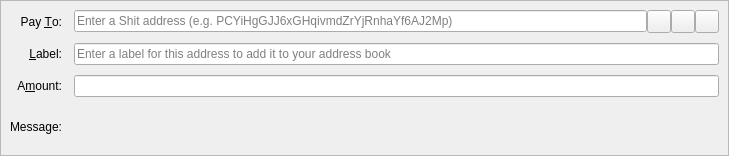
<?xml version="1.0" encoding="UTF-8"?>
<ui version="4.0">
 <class>SendCoinsEntry</class>
 <widget class="QStackedWidget" name="SendCoinsEntry">
  <property name="geometry">
   <rect>
    <x>0</x>
    <y>0</y>
    <width>729</width>
    <height>156</height>
   </rect>
  </property>
  <property name="focusPolicy">
   <enum>Qt::TabFocus</enum>
  </property>
  <property name="autoFillBackground">
   <bool>false</bool>
  </property>
  <widget class="QFrame" name="SendCoins">
   <property name="toolTip">
    <string>This is a normal payment.</string>
   </property>
   <property name="frameShape">
    <enum>QFrame::StyledPanel</enum>
   </property>
   <property name="frameShadow">
    <enum>QFrame::Sunken</enum>
   </property>
   <layout class="QGridLayout" name="gridLayout">
    <property name="horizontalSpacing">
     <number>12</number>
    </property>
    <property name="verticalSpacing">
     <number>10</number>
    </property>
    <item row="0" column="0">
     <widget class="QLabel" name="payToLabel">
      <property name="text">
       <string>Pay &amp;To:</string>
      </property>
      <property name="alignment">
       <set>Qt::AlignRight|Qt::AlignTrailing|Qt::AlignVCenter</set>
      </property>
      <property name="buddy">
       <cstring>payTo</cstring>
      </property>
     </widget>
    </item>
    <item row="0" column="1">
     <layout class="QHBoxLayout" name="payToLayout">
      <property name="spacing">
       <number>0</number>
      </property>
      <item>
       <widget class="QValidatedLineEdit" name="payTo">
        <property name="toolTip">
         <string>The Shit address to send the payment to</string>
        </property>
        <property name="inputMask">
         <string/>
        </property>
        <property name="placeholderText">
         <string>Enter a Shit address (e.g. PCYiHgGJJ6xGHqivmdZrYjRnhaYf6AJ2Mp)</string>
        </property>
       </widget>
      </item>
      <item>
       <widget class="QToolButton" name="addressBookButton">
        <property name="toolTip">
         <string>Choose previously used address</string>
        </property>
        <property name="text">
         <string/>
        </property>
        <property name="icon">
         <iconset resource="../shit.qrc">
          <normaloff>:/icons/address-book</normaloff>:/icons/address-book</iconset>
        </property>
        <property name="iconSize">
         <size>
          <width>16</width>
          <height>16</height>
         </size>
        </property>
        <property name="shortcut">
         <string>Alt+A</string>
        </property>
       </widget>
      </item>
      <item>
       <widget class="QToolButton" name="pasteButton">
        <property name="toolTip">
         <string>Paste address from clipboard</string>
        </property>
        <property name="text">
         <string/>
        </property>
        <property name="icon">
         <iconset resource="../shit.qrc">
          <normaloff>:/icons/editpaste</normaloff>:/icons/editpaste</iconset>
        </property>
        <property name="shortcut">
         <string>Alt+P</string>
        </property>
       </widget>
      </item>
      <item>
       <widget class="QToolButton" name="deleteButton">
        <property name="toolTip">
         <string>Remove this entry</string>
        </property>
        <property name="text">
         <string/>
        </property>
        <property name="icon">
         <iconset resource="../shit.qrc">
          <normaloff>:/icons/remove</normaloff>:/icons/remove</iconset>
        </property>
       </widget>
      </item>
     </layout>
    </item>
    <item row="1" column="0">
     <widget class="QLabel" name="labelLabel">
      <property name="text">
       <string>&amp;Label:</string>
      </property>
      <property name="alignment">
       <set>Qt::AlignRight|Qt::AlignTrailing|Qt::AlignVCenter</set>
      </property>
      <property name="buddy">
       <cstring>addAsLabel</cstring>
      </property>
     </widget>
    </item>
    <item row="1" column="1">
     <widget class="QLineEdit" name="addAsLabel">
      <property name="toolTip">
       <string>Enter a label for this address to add it to the list of used addresses</string>
      </property>
      <property name="inputMask">
       <string/>
      </property>
      <property name="placeholderText">
       <string>Enter a label for this address to add it to your address book</string>
      </property>
     </widget>
    </item>
    <item row="2" column="0">
     <widget class="QLabel" name="amountLabel">
      <property name="text">
       <string>A&amp;mount:</string>
      </property>
      <property name="alignment">
       <set>Qt::AlignRight|Qt::AlignTrailing|Qt::AlignVCenter</set>
      </property>
      <property name="buddy">
       <cstring>payAmount</cstring>
      </property>
     </widget>
    </item>
    <item row="2" column="1">
     <widget class="BitcoinAmountField" name="payAmount"/>
    </item>
    <item row="3" column="0">
     <widget class="QLabel" name="messageLabel">
      <property name="text">
       <string>Message:</string>
      </property>
      <property name="alignment">
       <set>Qt::AlignRight|Qt::AlignTrailing|Qt::AlignVCenter</set>
      </property>
     </widget>
    </item>
    <item row="3" column="1">
     <widget class="QLabel" name="messageTextLabel">
      <property name="toolTip">
       <string>A message that was attached to the Shit: URI which will be stored with the transaction for your reference. Note: This message will not be sent over the Shit network.</string>
      </property>
      <property name="textFormat">
       <enum>Qt::PlainText</enum>
      </property>
     </widget>
    </item>
   </layout>
  </widget>
  <widget class="QFrame" name="SendCoins_InsecurePaymentRequest">
   <property name="palette">
    <palette>
     <active>
      <colorrole role="WindowText">
       <brush brushstyle="SolidPattern">
        <color alpha="255">
         <red>0</red>
         <green>0</green>
         <blue>0</blue>
        </color>
       </brush>
      </colorrole>
      <colorrole role="Button">
       <brush brushstyle="SolidPattern">
        <color alpha="255">
         <red>255</red>
         <green>255</green>
         <blue>127</blue>
        </color>
       </brush>
      </colorrole>
      <colorrole role="Light">
       <brush brushstyle="SolidPattern">
        <color alpha="255">
         <red>255</red>
         <green>255</green>
         <blue>255</blue>
        </color>
       </brush>
      </colorrole>
      <colorrole role="Midlight">
       <brush brushstyle="SolidPattern">
        <color alpha="255">
         <red>255</red>
         <green>255</green>
         <blue>191</blue>
        </color>
       </brush>
      </colorrole>
      <colorrole role="Dark">
       <brush brushstyle="SolidPattern">
        <color alpha="255">
         <red>127</red>
         <green>127</green>
         <blue>63</blue>
        </color>
       </brush>
      </colorrole>
      <colorrole role="Mid">
       <brush brushstyle="SolidPattern">
        <color alpha="255">
         <red>170</red>
         <green>170</green>
         <blue>84</blue>
        </color>
       </brush>
      </colorrole>
      <colorrole role="Text">
       <brush brushstyle="SolidPattern">
        <color alpha="255">
         <red>0</red>
         <green>0</green>
         <blue>0</blue>
        </color>
       </brush>
      </colorrole>
      <colorrole role="BrightText">
       <brush brushstyle="SolidPattern">
        <color alpha="255">
         <red>255</red>
         <green>255</green>
         <blue>255</blue>
        </color>
       </brush>
      </colorrole>
      <colorrole role="ButtonText">
       <brush brushstyle="SolidPattern">
        <color alpha="255">
         <red>0</red>
         <green>0</green>
         <blue>0</blue>
        </color>
       </brush>
      </colorrole>
      <colorrole role="Base">
       <brush brushstyle="SolidPattern">
        <color alpha="255">
         <red>255</red>
         <green>255</green>
         <blue>255</blue>
        </color>
       </brush>
      </colorrole>
      <colorrole role="Window">
       <brush brushstyle="SolidPattern">
        <color alpha="255">
         <red>255</red>
         <green>255</green>
         <blue>127</blue>
        </color>
       </brush>
      </colorrole>
      <colorrole role="Shadow">
       <brush brushstyle="SolidPattern">
        <color alpha="255">
         <red>0</red>
         <green>0</green>
         <blue>0</blue>
        </color>
       </brush>
      </colorrole>
      <colorrole role="AlternateBase">
       <brush brushstyle="SolidPattern">
        <color alpha="255">
         <red>255</red>
         <green>255</green>
         <blue>191</blue>
        </color>
       </brush>
      </colorrole>
      <colorrole role="ToolTipBase">
       <brush brushstyle="SolidPattern">
        <color alpha="255">
         <red>255</red>
         <green>255</green>
         <blue>220</blue>
        </color>
       </brush>
      </colorrole>
      <colorrole role="ToolTipText">
       <brush brushstyle="SolidPattern">
        <color alpha="255">
         <red>0</red>
         <green>0</green>
         <blue>0</blue>
        </color>
       </brush>
      </colorrole>
     </active>
     <inactive>
      <colorrole role="WindowText">
       <brush brushstyle="SolidPattern">
        <color alpha="255">
         <red>0</red>
         <green>0</green>
         <blue>0</blue>
        </color>
       </brush>
      </colorrole>
      <colorrole role="Button">
       <brush brushstyle="SolidPattern">
        <color alpha="255">
         <red>255</red>
         <green>255</green>
         <blue>127</blue>
        </color>
       </brush>
      </colorrole>
      <colorrole role="Light">
       <brush brushstyle="SolidPattern">
        <color alpha="255">
         <red>255</red>
         <green>255</green>
         <blue>255</blue>
        </color>
       </brush>
      </colorrole>
      <colorrole role="Midlight">
       <brush brushstyle="SolidPattern">
        <color alpha="255">
         <red>255</red>
         <green>255</green>
         <blue>191</blue>
        </color>
       </brush>
      </colorrole>
      <colorrole role="Dark">
       <brush brushstyle="SolidPattern">
        <color alpha="255">
         <red>127</red>
         <green>127</green>
         <blue>63</blue>
        </color>
       </brush>
      </colorrole>
      <colorrole role="Mid">
       <brush brushstyle="SolidPattern">
        <color alpha="255">
         <red>170</red>
         <green>170</green>
         <blue>84</blue>
        </color>
       </brush>
      </colorrole>
      <colorrole role="Text">
       <brush brushstyle="SolidPattern">
        <color alpha="255">
         <red>0</red>
         <green>0</green>
         <blue>0</blue>
        </color>
       </brush>
      </colorrole>
      <colorrole role="BrightText">
       <brush brushstyle="SolidPattern">
        <color alpha="255">
         <red>255</red>
         <green>255</green>
         <blue>255</blue>
        </color>
       </brush>
      </colorrole>
      <colorrole role="ButtonText">
       <brush brushstyle="SolidPattern">
        <color alpha="255">
         <red>0</red>
         <green>0</green>
         <blue>0</blue>
        </color>
       </brush>
      </colorrole>
      <colorrole role="Base">
       <brush brushstyle="SolidPattern">
        <color alpha="255">
         <red>255</red>
         <green>255</green>
         <blue>255</blue>
        </color>
       </brush>
      </colorrole>
      <colorrole role="Window">
       <brush brushstyle="SolidPattern">
        <color alpha="255">
         <red>255</red>
         <green>255</green>
         <blue>127</blue>
        </color>
       </brush>
      </colorrole>
      <colorrole role="Shadow">
       <brush brushstyle="SolidPattern">
        <color alpha="255">
         <red>0</red>
         <green>0</green>
         <blue>0</blue>
        </color>
       </brush>
      </colorrole>
      <colorrole role="AlternateBase">
       <brush brushstyle="SolidPattern">
        <color alpha="255">
         <red>255</red>
         <green>255</green>
         <blue>191</blue>
        </color>
       </brush>
      </colorrole>
      <colorrole role="ToolTipBase">
       <brush brushstyle="SolidPattern">
        <color alpha="255">
         <red>255</red>
         <green>255</green>
         <blue>220</blue>
        </color>
       </brush>
      </colorrole>
      <colorrole role="ToolTipText">
       <brush brushstyle="SolidPattern">
        <color alpha="255">
         <red>0</red>
         <green>0</green>
         <blue>0</blue>
        </color>
       </brush>
      </colorrole>
     </inactive>
     <disabled>
      <colorrole role="WindowText">
       <brush brushstyle="SolidPattern">
        <color alpha="255">
         <red>127</red>
         <green>127</green>
         <blue>63</blue>
        </color>
       </brush>
      </colorrole>
      <colorrole role="Button">
       <brush brushstyle="SolidPattern">
        <color alpha="255">
         <red>255</red>
         <green>255</green>
         <blue>127</blue>
        </color>
       </brush>
      </colorrole>
      <colorrole role="Light">
       <brush brushstyle="SolidPattern">
        <color alpha="255">
         <red>255</red>
         <green>255</green>
         <blue>255</blue>
        </color>
       </brush>
      </colorrole>
      <colorrole role="Midlight">
       <brush brushstyle="SolidPattern">
        <color alpha="255">
         <red>255</red>
         <green>255</green>
         <blue>191</blue>
        </color>
       </brush>
      </colorrole>
      <colorrole role="Dark">
       <brush brushstyle="SolidPattern">
        <color alpha="255">
         <red>127</red>
         <green>127</green>
         <blue>63</blue>
        </color>
       </brush>
      </colorrole>
      <colorrole role="Mid">
       <brush brushstyle="SolidPattern">
        <color alpha="255">
         <red>170</red>
         <green>170</green>
         <blue>84</blue>
        </color>
       </brush>
      </colorrole>
      <colorrole role="Text">
       <brush brushstyle="SolidPattern">
        <color alpha="255">
         <red>127</red>
         <green>127</green>
         <blue>63</blue>
        </color>
       </brush>
      </colorrole>
      <colorrole role="BrightText">
       <brush brushstyle="SolidPattern">
        <color alpha="255">
         <red>255</red>
         <green>255</green>
         <blue>255</blue>
        </color>
       </brush>
      </colorrole>
      <colorrole role="ButtonText">
       <brush brushstyle="SolidPattern">
        <color alpha="255">
         <red>127</red>
         <green>127</green>
         <blue>63</blue>
        </color>
       </brush>
      </colorrole>
      <colorrole role="Base">
       <brush brushstyle="SolidPattern">
        <color alpha="255">
         <red>255</red>
         <green>255</green>
         <blue>127</blue>
        </color>
       </brush>
      </colorrole>
      <colorrole role="Window">
       <brush brushstyle="SolidPattern">
        <color alpha="255">
         <red>255</red>
         <green>255</green>
         <blue>127</blue>
        </color>
       </brush>
      </colorrole>
      <colorrole role="Shadow">
       <brush brushstyle="SolidPattern">
        <color alpha="255">
         <red>0</red>
         <green>0</green>
         <blue>0</blue>
        </color>
       </brush>
      </colorrole>
      <colorrole role="AlternateBase">
       <brush brushstyle="SolidPattern">
        <color alpha="255">
         <red>255</red>
         <green>255</green>
         <blue>127</blue>
        </color>
       </brush>
      </colorrole>
      <colorrole role="ToolTipBase">
       <brush brushstyle="SolidPattern">
        <color alpha="255">
         <red>255</red>
         <green>255</green>
         <blue>220</blue>
        </color>
       </brush>
      </colorrole>
      <colorrole role="ToolTipText">
       <brush brushstyle="SolidPattern">
        <color alpha="255">
         <red>0</red>
         <green>0</green>
         <blue>0</blue>
        </color>
       </brush>
      </colorrole>
     </disabled>
    </palette>
   </property>
   <property name="toolTip">
    <string>This is an unverified payment request.</string>
   </property>
   <property name="autoFillBackground">
    <bool>true</bool>
   </property>
   <property name="frameShape">
    <enum>QFrame::StyledPanel</enum>
   </property>
   <property name="frameShadow">
    <enum>QFrame::Sunken</enum>
   </property>
   <layout class="QGridLayout" name="gridLayout_is">
    <property name="spacing">
     <number>12</number>
    </property>
    <item row="0" column="0">
     <widget class="QLabel" name="payToLabel_is">
      <property name="text">
       <string>Pay To:</string>
      </property>
      <property name="alignment">
       <set>Qt::AlignRight|Qt::AlignTrailing|Qt::AlignVCenter</set>
      </property>
     </widget>
    </item>
    <item row="0" column="1">
     <layout class="QHBoxLayout" name="payToLayout_is">
      <property name="spacing">
       <number>0</number>
      </property>
      <item>
       <widget class="QLabel" name="payTo_is"/>
      </item>
      <item>
       <widget class="QToolButton" name="deleteButton_is">
        <property name="toolTip">
         <string>Remove this entry</string>
        </property>
        <property name="text">
         <string/>
        </property>
        <property name="icon">
         <iconset resource="../shit.qrc">
          <normaloff>:/icons/remove</normaloff>:/icons/remove</iconset>
        </property>
       </widget>
      </item>
     </layout>
    </item>
    <item row="1" column="0">
     <widget class="QLabel" name="memoLabel_is">
      <property name="text">
       <string>Memo:</string>
      </property>
      <property name="alignment">
       <set>Qt::AlignRight|Qt::AlignTrailing|Qt::AlignVCenter</set>
      </property>
     </widget>
    </item>
    <item row="1" column="1">
     <widget class="QLabel" name="memoTextLabel_is">
      <property name="textFormat">
       <enum>Qt::PlainText</enum>
      </property>
     </widget>
    </item>
    <item row="2" column="0">
     <widget class="QLabel" name="amountLabel_is">
      <property name="text">
       <string>A&amp;mount:</string>
      </property>
      <property name="alignment">
       <set>Qt::AlignRight|Qt::AlignTrailing|Qt::AlignVCenter</set>
      </property>
      <property name="buddy">
       <cstring>payAmount_is</cstring>
      </property>
     </widget>
    </item>
    <item row="2" column="1">
     <widget class="BitcoinAmountField" name="payAmount_is">
      <property name="acceptDrops">
       <bool>false</bool>
      </property>
     </widget>
    </item>
   </layout>
  </widget>
  <widget class="QFrame" name="SendCoins_SecurePaymentRequest">
   <property name="palette">
    <palette>
     <active>
      <colorrole role="WindowText">
       <brush brushstyle="SolidPattern">
        <color alpha="255">
         <red>0</red>
         <green>0</green>
         <blue>0</blue>
        </color>
       </brush>
      </colorrole>
      <colorrole role="Button">
       <brush brushstyle="SolidPattern">
        <color alpha="255">
         <red>140</red>
         <green>232</green>
         <blue>119</blue>
        </color>
       </brush>
      </colorrole>
      <colorrole role="Light">
       <brush brushstyle="SolidPattern">
        <color alpha="255">
         <red>230</red>
         <green>255</green>
         <blue>224</blue>
        </color>
       </brush>
      </colorrole>
      <colorrole role="Midlight">
       <brush brushstyle="SolidPattern">
        <color alpha="255">
         <red>185</red>
         <green>243</green>
         <blue>171</blue>
        </color>
       </brush>
      </colorrole>
      <colorrole role="Dark">
       <brush brushstyle="SolidPattern">
        <color alpha="255">
         <red>70</red>
         <green>116</green>
         <blue>59</blue>
        </color>
       </brush>
      </colorrole>
      <colorrole role="Mid">
       <brush brushstyle="SolidPattern">
        <color alpha="255">
         <red>93</red>
         <green>155</green>
         <blue>79</blue>
        </color>
       </brush>
      </colorrole>
      <colorrole role="Text">
       <brush brushstyle="SolidPattern">
        <color alpha="255">
         <red>0</red>
         <green>0</green>
         <blue>0</blue>
        </color>
       </brush>
      </colorrole>
      <colorrole role="BrightText">
       <brush brushstyle="SolidPattern">
        <color alpha="255">
         <red>155</red>
         <green>255</green>
         <blue>147</blue>
        </color>
       </brush>
      </colorrole>
      <colorrole role="ButtonText">
       <brush brushstyle="SolidPattern">
        <color alpha="255">
         <red>0</red>
         <green>0</green>
         <blue>0</blue>
        </color>
       </brush>
      </colorrole>
      <colorrole role="Base">
       <brush brushstyle="SolidPattern">
        <color alpha="255">
         <red>119</red>
         <green>255</green>
         <blue>233</blue>
        </color>
       </brush>
      </colorrole>
      <colorrole role="Window">
       <brush brushstyle="SolidPattern">
        <color alpha="255">
         <red>140</red>
         <green>232</green>
         <blue>119</blue>
        </color>
       </brush>
      </colorrole>
      <colorrole role="Shadow">
       <brush brushstyle="SolidPattern">
        <color alpha="255">
         <red>0</red>
         <green>0</green>
         <blue>0</blue>
        </color>
       </brush>
      </colorrole>
      <colorrole role="AlternateBase">
       <brush brushstyle="SolidPattern">
        <color alpha="255">
         <red>197</red>
         <green>243</green>
         <blue>187</blue>
        </color>
       </brush>
      </colorrole>
      <colorrole role="NoRole">
       <brush brushstyle="SolidPattern">
        <color alpha="255">
         <red>125</red>
         <green>194</green>
         <blue>122</blue>
        </color>
       </brush>
      </colorrole>
      <colorrole role="ToolTipBase">
       <brush brushstyle="SolidPattern">
        <color alpha="255">
         <red>255</red>
         <green>255</green>
         <blue>220</blue>
        </color>
       </brush>
      </colorrole>
      <colorrole role="ToolTipText">
       <brush brushstyle="SolidPattern">
        <color alpha="255">
         <red>0</red>
         <green>0</green>
         <blue>0</blue>
        </color>
       </brush>
      </colorrole>
     </active>
     <inactive>
      <colorrole role="WindowText">
       <brush brushstyle="SolidPattern">
        <color alpha="255">
         <red>0</red>
         <green>0</green>
         <blue>0</blue>
        </color>
       </brush>
      </colorrole>
      <colorrole role="Button">
       <brush brushstyle="SolidPattern">
        <color alpha="255">
         <red>140</red>
         <green>232</green>
         <blue>119</blue>
        </color>
       </brush>
      </colorrole>
      <colorrole role="Light">
       <brush brushstyle="SolidPattern">
        <color alpha="255">
         <red>230</red>
         <green>255</green>
         <blue>224</blue>
        </color>
       </brush>
      </colorrole>
      <colorrole role="Midlight">
       <brush brushstyle="SolidPattern">
        <color alpha="255">
         <red>185</red>
         <green>243</green>
         <blue>171</blue>
        </color>
       </brush>
      </colorrole>
      <colorrole role="Dark">
       <brush brushstyle="SolidPattern">
        <color alpha="255">
         <red>70</red>
         <green>116</green>
         <blue>59</blue>
        </color>
       </brush>
      </colorrole>
      <colorrole role="Mid">
       <brush brushstyle="SolidPattern">
        <color alpha="255">
         <red>93</red>
         <green>155</green>
         <blue>79</blue>
        </color>
       </brush>
      </colorrole>
      <colorrole role="Text">
       <brush brushstyle="SolidPattern">
        <color alpha="255">
         <red>0</red>
         <green>0</green>
         <blue>0</blue>
        </color>
       </brush>
      </colorrole>
      <colorrole role="BrightText">
       <brush brushstyle="SolidPattern">
        <color alpha="255">
         <red>155</red>
         <green>255</green>
         <blue>147</blue>
        </color>
       </brush>
      </colorrole>
      <colorrole role="ButtonText">
       <brush brushstyle="SolidPattern">
        <color alpha="255">
         <red>0</red>
         <green>0</green>
         <blue>0</blue>
        </color>
       </brush>
      </colorrole>
      <colorrole role="Base">
       <brush brushstyle="SolidPattern">
        <color alpha="255">
         <red>119</red>
         <green>255</green>
         <blue>233</blue>
        </color>
       </brush>
      </colorrole>
      <colorrole role="Window">
       <brush brushstyle="SolidPattern">
        <color alpha="255">
         <red>140</red>
         <green>232</green>
         <blue>119</blue>
        </color>
       </brush>
      </colorrole>
      <colorrole role="Shadow">
       <brush brushstyle="SolidPattern">
        <color alpha="255">
         <red>0</red>
         <green>0</green>
         <blue>0</blue>
        </color>
       </brush>
      </colorrole>
      <colorrole role="AlternateBase">
       <brush brushstyle="SolidPattern">
        <color alpha="255">
         <red>197</red>
         <green>243</green>
         <blue>187</blue>
        </color>
       </brush>
      </colorrole>
      <colorrole role="NoRole">
       <brush brushstyle="SolidPattern">
        <color alpha="255">
         <red>125</red>
         <green>194</green>
         <blue>122</blue>
        </color>
       </brush>
      </colorrole>
      <colorrole role="ToolTipBase">
       <brush brushstyle="SolidPattern">
        <color alpha="255">
         <red>255</red>
         <green>255</green>
         <blue>220</blue>
        </color>
       </brush>
      </colorrole>
      <colorrole role="ToolTipText">
       <brush brushstyle="SolidPattern">
        <color alpha="255">
         <red>0</red>
         <green>0</green>
         <blue>0</blue>
        </color>
       </brush>
      </colorrole>
     </inactive>
     <disabled>
      <colorrole role="WindowText">
       <brush brushstyle="SolidPattern">
        <color alpha="255">
         <red>70</red>
         <green>116</green>
         <blue>59</blue>
        </color>
       </brush>
      </colorrole>
      <colorrole role="Button">
       <brush brushstyle="SolidPattern">
        <color alpha="255">
         <red>140</red>
         <green>232</green>
         <blue>119</blue>
        </color>
       </brush>
      </colorrole>
      <colorrole role="Light">
       <brush brushstyle="SolidPattern">
        <color alpha="255">
         <red>230</red>
         <green>255</green>
         <blue>224</blue>
        </color>
       </brush>
      </colorrole>
      <colorrole role="Midlight">
       <brush brushstyle="SolidPattern">
        <color alpha="255">
         <red>185</red>
         <green>243</green>
         <blue>171</blue>
        </color>
       </brush>
      </colorrole>
      <colorrole role="Dark">
       <brush brushstyle="SolidPattern">
        <color alpha="255">
         <red>70</red>
         <green>116</green>
         <blue>59</blue>
        </color>
       </brush>
      </colorrole>
      <colorrole role="Mid">
       <brush brushstyle="SolidPattern">
        <color alpha="255">
         <red>93</red>
         <green>155</green>
         <blue>79</blue>
        </color>
       </brush>
      </colorrole>
      <colorrole role="Text">
       <brush brushstyle="SolidPattern">
        <color alpha="255">
         <red>70</red>
         <green>116</green>
         <blue>59</blue>
        </color>
       </brush>
      </colorrole>
      <colorrole role="BrightText">
       <brush brushstyle="SolidPattern">
        <color alpha="255">
         <red>155</red>
         <green>255</green>
         <blue>147</blue>
        </color>
       </brush>
      </colorrole>
      <colorrole role="ButtonText">
       <brush brushstyle="SolidPattern">
        <color alpha="255">
         <red>70</red>
         <green>116</green>
         <blue>59</blue>
        </color>
       </brush>
      </colorrole>
      <colorrole role="Base">
       <brush brushstyle="SolidPattern">
        <color alpha="255">
         <red>140</red>
         <green>232</green>
         <blue>119</blue>
        </color>
       </brush>
      </colorrole>
      <colorrole role="Window">
       <brush brushstyle="SolidPattern">
        <color alpha="255">
         <red>140</red>
         <green>232</green>
         <blue>119</blue>
        </color>
       </brush>
      </colorrole>
      <colorrole role="Shadow">
       <brush brushstyle="SolidPattern">
        <color alpha="255">
         <red>0</red>
         <green>0</green>
         <blue>0</blue>
        </color>
       </brush>
      </colorrole>
      <colorrole role="AlternateBase">
       <brush brushstyle="SolidPattern">
        <color alpha="255">
         <red>140</red>
         <green>232</green>
         <blue>119</blue>
        </color>
       </brush>
      </colorrole>
      <colorrole role="NoRole">
       <brush brushstyle="SolidPattern">
        <color alpha="255">
         <red>125</red>
         <green>194</green>
         <blue>122</blue>
        </color>
       </brush>
      </colorrole>
      <colorrole role="ToolTipBase">
       <brush brushstyle="SolidPattern">
        <color alpha="255">
         <red>255</red>
         <green>255</green>
         <blue>220</blue>
        </color>
       </brush>
      </colorrole>
      <colorrole role="ToolTipText">
       <brush brushstyle="SolidPattern">
        <color alpha="255">
         <red>0</red>
         <green>0</green>
         <blue>0</blue>
        </color>
       </brush>
      </colorrole>
     </disabled>
    </palette>
   </property>
   <property name="toolTip">
    <string>This is a verified payment request.</string>
   </property>
   <property name="autoFillBackground">
    <bool>true</bool>
   </property>
   <property name="frameShape">
    <enum>QFrame::StyledPanel</enum>
   </property>
   <property name="frameShadow">
    <enum>QFrame::Sunken</enum>
   </property>
   <layout class="QGridLayout" name="gridLayout_s">
    <property name="spacing">
     <number>12</number>
    </property>
    <item row="0" column="0">
     <widget class="QLabel" name="payToLabel_s">
      <property name="text">
       <string>Pay To:</string>
      </property>
      <property name="alignment">
       <set>Qt::AlignRight|Qt::AlignTrailing|Qt::AlignVCenter</set>
      </property>
     </widget>
    </item>
    <item row="0" column="1">
     <layout class="QHBoxLayout" name="payToLayout_s">
      <property name="spacing">
       <number>0</number>
      </property>
      <item>
       <widget class="QLabel" name="payTo_s">
        <property name="textFormat">
         <enum>Qt::PlainText</enum>
        </property>
       </widget>
      </item>
      <item>
       <widget class="QToolButton" name="deleteButton_s">
        <property name="toolTip">
         <string>Remove this entry</string>
        </property>
        <property name="text">
         <string/>
        </property>
        <property name="icon">
         <iconset resource="../shit.qrc">
          <normaloff>:/icons/remove</normaloff>:/icons/remove</iconset>
        </property>
       </widget>
      </item>
     </layout>
    </item>
    <item row="1" column="0">
     <widget class="QLabel" name="memoLabel_s">
      <property name="text">
       <string>Memo:</string>
      </property>
      <property name="alignment">
       <set>Qt::AlignRight|Qt::AlignTrailing|Qt::AlignVCenter</set>
      </property>
     </widget>
    </item>
    <item row="1" column="1">
     <widget class="QLabel" name="memoTextLabel_s">
      <property name="textFormat">
       <enum>Qt::PlainText</enum>
      </property>
     </widget>
    </item>
    <item row="2" column="0">
     <widget class="QLabel" name="amountLabel_s">
      <property name="text">
       <string>A&amp;mount:</string>
      </property>
      <property name="alignment">
       <set>Qt::AlignRight|Qt::AlignTrailing|Qt::AlignVCenter</set>
      </property>
      <property name="buddy">
       <cstring>payAmount_s</cstring>
      </property>
     </widget>
    </item>
    <item row="2" column="1">
     <widget class="BitcoinAmountField" name="payAmount_s">
      <property name="acceptDrops">
       <bool>false</bool>
      </property>
     </widget>
    </item>
   </layout>
  </widget>
 </widget>
 <customwidgets>
  <customwidget>
   <class>QValidatedLineEdit</class>
   <extends>QLineEdit</extends>
   <header>qvalidatedlineedit.h</header>
  </customwidget>
  <customwidget>
   <class>BitcoinAmountField</class>
   <extends>QLineEdit</extends>
   <header>bitcoinamountfield.h</header>
   <container>1</container>
  </customwidget>
 </customwidgets>
 <tabstops>
  <tabstop>payTo</tabstop>
  <tabstop>addressBookButton</tabstop>
  <tabstop>pasteButton</tabstop>
  <tabstop>deleteButton</tabstop>
  <tabstop>addAsLabel</tabstop>
  <tabstop>payAmount</tabstop>
  <tabstop>payAmount_is</tabstop>
  <tabstop>deleteButton_is</tabstop>
  <tabstop>payAmount_s</tabstop>
  <tabstop>deleteButton_s</tabstop>
 </tabstops>
 <resources>
  <include location="../shit.qrc"/>
 </resources>
 <connections/>
</ui>
